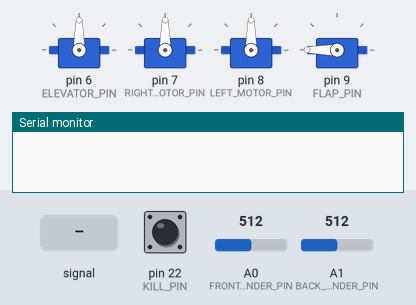
Bench run of a sketch on a simulated Arduino Mega 2560, built with avr-gcc and run on an emulated ATmega2560. Parts: 4 × servo, the last lines printed to the serial monitor. The inputs (shaded band) are chosen by the test bench; at power-on: A1 (BACK_RANGEFINDER_PIN) = 512, pin 22 (KILL_PIN) HIGH, A0 (FRONT_RANGEFINDER_PIN) = 512.

Above: at 1.2 s.
1.3 s: A0 (FRONT_RANGEFINDER_PIN) fed a 2 Hz sine of ±306 counts around its level
At 4.1 s:
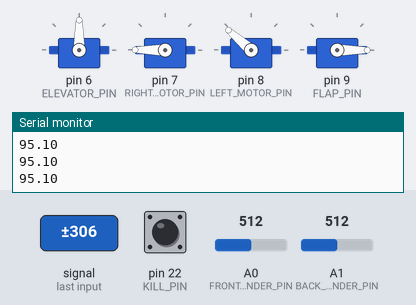
4.3 s: A1 (BACK_RANGEFINDER_PIN) set to 716
At 5.0 s:
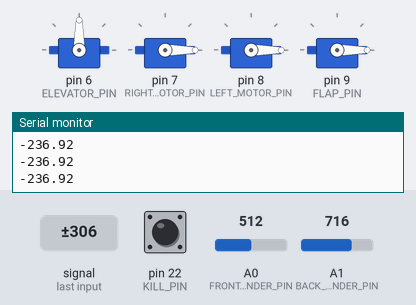
5.8 s: A1 (BACK_RANGEFINDER_PIN) set to 1010
At 7.0 s:
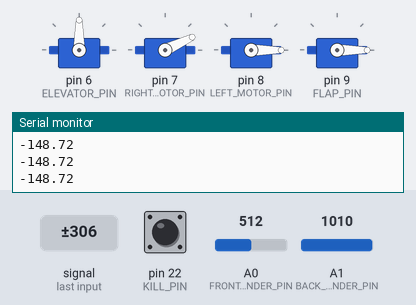
7.3 s: A1 (BACK_RANGEFINDER_PIN) set to 122
At 8.5 s:
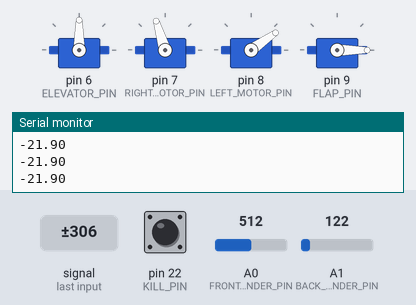
8.8 s: A1 (BACK_RANGEFINDER_PIN) fed a 200 Hz sine of ±81 counts around its level
11.8 s: A1 (BACK_RANGEFINDER_PIN) set to 0
Timing chart, 0 to 14.3 s (numbered marks = the images above; inputs shaded):
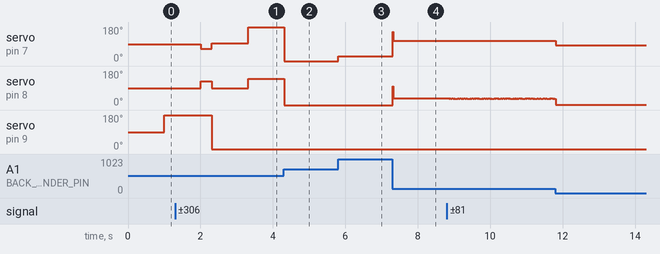

The sketch:

autonomous.ino
```cpp
#include <Servo.h>

//kill switch
const int KILL_PIN = 22;
boolean cancelled = false;

//Elevator
Servo elevator;
const int ELEVATOR_PIN = 6;


//bump sensors
const int LEFT_BUMP_PIN = 24;
const int RIGHT_BUMP_PIN = 25;

//rangefinder
const int FRONT_RANGEFINDER_PIN = A0;
const int BACK_RANGEFINDER_PIN = A1;
const int WALL_DIST = 315;
const int SCORING_WALL_DIST = 340;
const int FAR_WALL_DIST = 255;
const int REV_DIST = 65;
const int TOLERANCE = 10;
const int TRACK_DIST = 195;
const float kPWall = 0.3;
//line sensors
//1 or HIGH means white
const int LEFT_SENSOR = 48;
const int RIGHT_SENSOR = 49;
boolean lastR,lastL;

//Drive train
int LEFT_MOTOR_PIN = 8;
int RIGHT_MOTOR_PIN = 7;
Servo left;
Servo right;

//limit switch
const int SCORING_LIMIT_PIN = 23;

//flap
const int FLAP_PIN = 9;
Servo flap;

//Autonomous is controlled by a statemachine
//Autonomous strategy is to drop the bass from the front edge
//  then collect balls down and back the course
//  then score those balls in the shabangabang
enum STATE {
  LIFTING_FLAP, DROPPING_FLAP, DRIVING, DROPPING, REVERSING, TURNING_TO_COLLECT, COLLECTING, TURNING_TO_SCORE, SCORING, DONE};
STATE state = LIFTING_FLAP;

int t0;

void setup(){
  Serial.begin(9600);
  elevator.attach(ELEVATOR_PIN);
  right.attach(RIGHT_MOTOR_PIN);
  left.attach(LEFT_MOTOR_PIN);
  flap.attach(FLAP_PIN);
  flap.write(180);
  pinMode(LEFT_BUMP_PIN,INPUT_PULLUP);
  pinMode(RIGHT_BUMP_PIN,INPUT_PULLUP);
  pinMode(LEFT_SENSOR,INPUT_PULLUP);
  pinMode(RIGHT_SENSOR,INPUT_PULLUP);
  pinMode(KILL_PIN,INPUT_PULLUP);
  pinMode(SCORING_LIMIT_PIN,INPUT_PULLUP);
  t0 = millis();
}


void loop(){

  if (digitalRead(KILL_PIN) == LOW){
    cancelled = true;
  }

  if (!cancelled){
    fullRoutine();
  }
  else {
    flap.write(90);
    right.write(90);
    left.write(90);
    elevator.write(90);
  }
}

void fullRoutine(){
  updateState();

  switch(state){
  case LIFTING_FLAP:
    halfLiftFlap();
    break;
  case DROPPING_FLAP:
    dropFlap();
    break;
  case DRIVING:
    setMotors(40,47);
    break;
  case DROPPING:
    liftFlap();
    setMotors(0,0);
    break;
  case REVERSING:
    trackWall(-40);
    break;
  case TURNING_TO_COLLECT:
    setMotors(-50,50);
    break;
  case COLLECTING:
    setMotors(35,35);
    elevator.write(130);
    break;
  case TURNING_TO_SCORE:
    liftFlap();
    setMotors(-36,40);
    break;
  case SCORING:
    elevator.write(90);
    setMotors(60,60);
    break;
  case DONE:
    left.write(90);
    right.write(90);
  }
}


//take power from -100 to 100, and follow wall at TRACK_DIST
void trackWall(int power){
  float distance_to_wall = range(BACK_RANGEFINDER_PIN);
  float error = distance_to_wall - TRACK_DIST;
  Serial.println(error*kPWall);
  setMotors(power+kPWall*error,power-kPWall*error);
}

void halfLiftFlap(){
  flap.write(90);
}

void liftFlap(){
  flap.write(0);
}


void dropFlap(){
  flap.write(180);
}

//enter left and right speed from -100 to 100
void setMotors(int l, int r){
  left.write(map(l,-100,100,0,180));
  right.write(map(r,-100,100,160,30)); //compensate because other motor is weaker
}

void updateState(){
  //time for each state
  //use t0=millis() at the end of each state to reset the time

    int dt = millis()- t0;

  switch(state){
  case LIFTING_FLAP:
    if (dt>1000){
      state = DROPPING_FLAP;
      t0=millis();
    }
    break;
  case DROPPING_FLAP:
    if (dt>1000){
      state = DRIVING;
      t0=millis();
    }
    break;
  case DRIVING:
    if (atWall()){
      state = DROPPING;
      t0=millis();
    }
    break;
  case DROPPING:
    if (dt>1000){
      state = REVERSING;
      t0=millis();
    }
    break;
  case REVERSING:
    if (doneReversing() && dt>1000 ){
      t0=millis();
      state=TURNING_TO_COLLECT;
    }
    break;
  case TURNING_TO_COLLECT:
    if (flatToWall()){
      t0=millis();
      state=COLLECTING;
    }
    break;
  case COLLECTING:
    //check
    if (atFarWall()){
      t0=millis();
      state = TURNING_TO_SCORE;
    }
    break;
  case TURNING_TO_SCORE:
    if (alignedToWall()){
      t0=millis();
      state = SCORING;
    }
    break;
  case SCORING:
    if (atShabangabang()){
      state = DONE;
    }
    break;
  }
}

//turns until the back sensor reads a certain distance
boolean alignedToWall(){
  return abs(range(BACK_RANGEFINDER_PIN) - SCORING_WALL_DIST) < TOLERANCE;
}

boolean atShabangabang(){
  return digitalRead(SCORING_LIMIT_PIN) == LOW;
}

boolean doneReversing(){
  return abs(range(FRONT_RANGEFINDER_PIN) - REV_DIST) < TOLERANCE;
}

boolean atFarWall(){
  return abs(range(FRONT_RANGEFINDER_PIN) - FAR_WALL_DIST) < TOLERANCE;
}

boolean atWall(){
  return abs(range(FRONT_RANGEFINDER_PIN) - WALL_DIST) < TOLERANCE;
}

//takes a analog pin and returns the distance of a 50 size sample on that rangefinder
float range(const int PIN){
  int i,sum=0;
  float avg;
  for (i=0;i<50;i++){
    sum+=analogRead(PIN);
  }
  avg = sum/50.0;
  return avg;
}

boolean flatToWall(){
  return digitalRead(LEFT_BUMP_PIN) == LOW; //&& digitalRead(RIGHT_BUMP_PIN) == LOW;
}

boolean droppedBass(){
  return false;
}
```

Measured:
- after the input at 1.3 s, servo on pin 9 (FLAP_PIN): 180° → 0° after 1.0 s
- after the input at 4.3 s, servo on pin 7 (RIGHT_MOTOR_PIN): 180° → 0° at once; servo on pin 8 (LEFT_MOTOR_PIN): 139° → 0° at once
- after the input at 5.8 s, servo on pin 7 (RIGHT_MOTOR_PIN): 0° → 25° at once
- after the input at 7.3 s, servo on pin 7 (RIGHT_MOTOR_PIN): 25° → 107° at once; servo on pin 8 (LEFT_MOTOR_PIN): 0° → 35° at once
